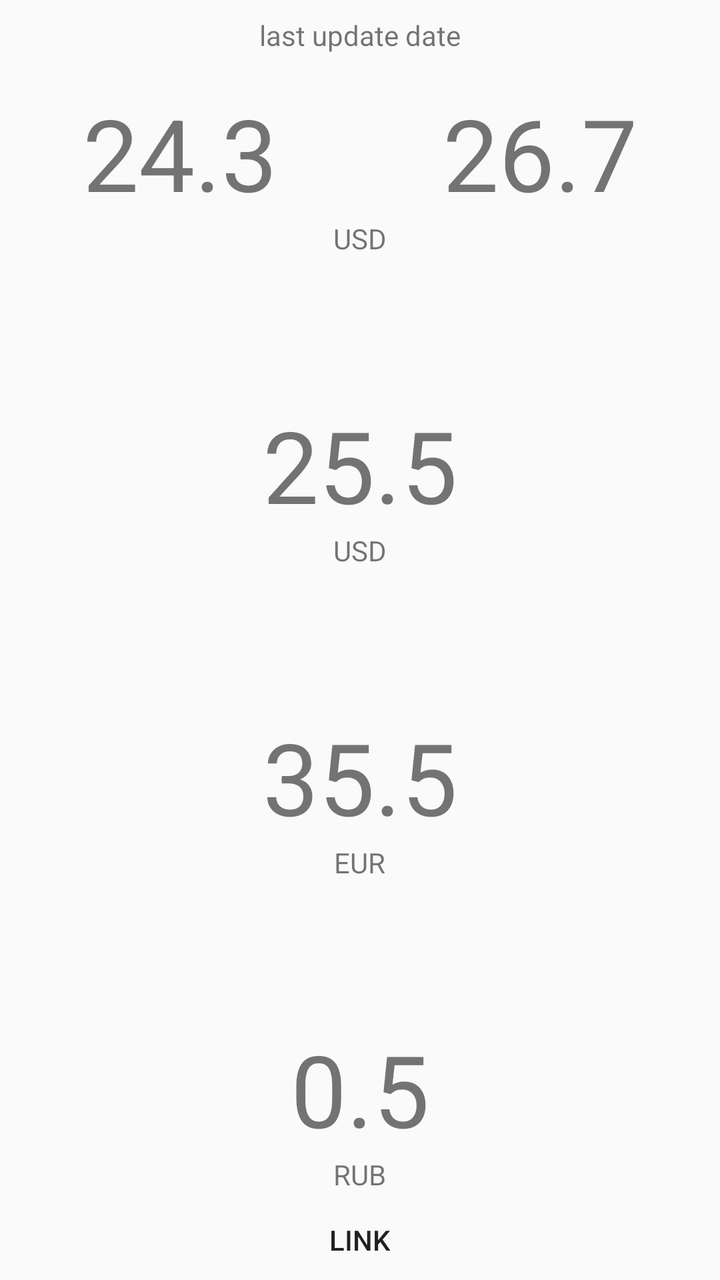
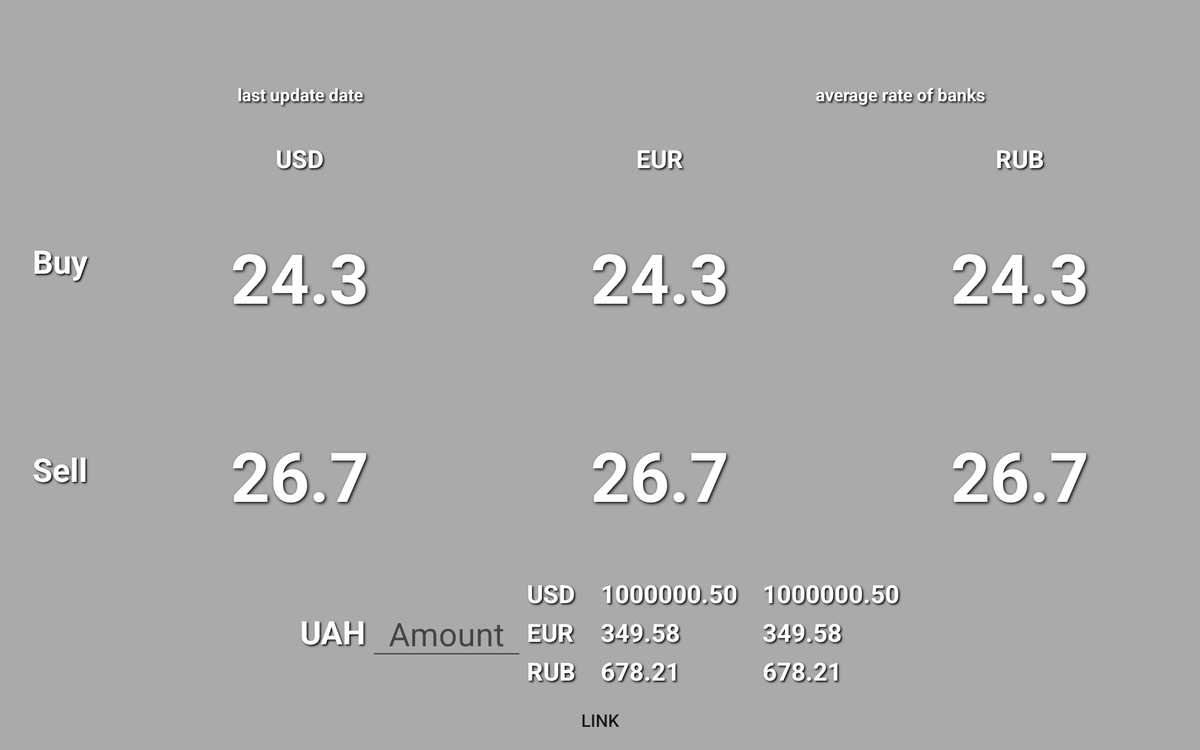

One screen, two layout resources from the same app: the default and the repository's alternative for another configuration. Each is rendered where Android would select it; the XML of both is given below.
<!-- AndroidManifest.xml: application theme AppTheme -->
<!-- res/layout/exchange_rate_fragment.xml -->
<?xml version="1.0" encoding="utf-8"?>
<FrameLayout xmlns:android="http://schemas.android.com/apk/res/android"
    xmlns:tools="http://schemas.android.com/tools"
    android:layout_width="match_parent"
    android:layout_height="match_parent">

    <TextView
        android:id="@+id/updated"
        android:layout_width="wrap_content"
        android:layout_height="wrap_content"
        android:paddingTop="8dp"
        android:layout_gravity="top|center_horizontal"
        tools:text="last update date" />

    <LinearLayout
        android:layout_width="match_parent"
        android:layout_height="match_parent"
        android:layout_marginBottom="8dp"
        android:layout_marginTop="8dp"
        android:orientation="vertical">

        <LinearLayout
            android:layout_width="match_parent"
            android:layout_height="0dp"
            android:layout_weight="1"
            android:gravity="center"
            android:orientation="vertical">

            <LinearLayout
                android:layout_width="match_parent"
                android:layout_height="wrap_content"
                android:orientation="horizontal">

                <TextView
                    android:id="@+id/usd_rate_buy"
                    android:layout_width="0dp"
                    android:layout_weight="1"
                    android:gravity="center_horizontal"
                    android:layout_height="wrap_content"
                    android:textSize="50sp"
                    tools:text="24.3" />

                <TextView
                    android:id="@+id/usd_rate_sell"
                    android:layout_width="0dp"
                    android:layout_weight="1"
                    android:layout_height="wrap_content"
                    android:gravity="center_horizontal"
                    android:textSize="50sp"
                    tools:text="26.7" />

                </LinearLayout>



            <TextView
                android:layout_width="wrap_content"
                android:layout_height="wrap_content"
                android:text="@string/usd" />

        </LinearLayout>

        <LinearLayout
            android:layout_width="match_parent"
            android:layout_height="0dp"
            android:layout_weight="1"
            android:gravity="center"
            android:orientation="vertical">

            <TextView
                android:id="@+id/usd_rate"
                android:layout_width="wrap_content"
                android:layout_height="wrap_content"
                android:textSize="50sp"
                tools:text="25.5" />

            <TextView
                android:layout_width="wrap_content"
                android:layout_height="wrap_content"
                android:text="@string/usd" />

        </LinearLayout>

        <LinearLayout
            android:layout_width="match_parent"
            android:layout_height="0dp"
            android:layout_weight="1"
            android:gravity="center"
            android:orientation="vertical">

            <TextView
                android:id="@+id/eur_rate"
                android:layout_width="wrap_content"
                android:layout_height="wrap_content"
                android:textSize="50sp"
                tools:text="35.5" />

            <TextView
                android:layout_width="wrap_content"
                android:layout_height="wrap_content"
                android:text="@string/eur" />

        </LinearLayout>

        <LinearLayout
            android:layout_width="match_parent"
            android:layout_height="0dp"
            android:layout_weight="1"
            android:gravity="center"
            android:orientation="vertical">

            <TextView
                android:id="@+id/rub_rate"
                android:layout_width="wrap_content"
                android:layout_height="wrap_content"
                android:textSize="50sp"
                tools:text="0.5" />

            <TextView
                android:layout_width="wrap_content"
                android:layout_height="wrap_content"
                android:text="@string/rub" />

        </LinearLayout>

    </LinearLayout>

    <Button
        android:id="@+id/link_for_resource"
        android:layout_width="wrap_content"
        android:layout_height="wrap_content"
        android:paddingTop="8dp"
        android:background="@android:color/transparent"
        android:layout_gravity="bottom|center_horizontal"
        tools:text="LINK" />

</FrameLayout>
<!-- resources referenced by this layout -->
<resources>
  <string name="eur" translatable="false">EUR</string>
  <string name="rub" translatable="false">RUB</string>
  <string name="usd" translatable="false">USD</string>
  <style name="AppTheme" parent="Theme.AppCompat.Light.DarkActionBar">
          <item name="android:windowActionBarOverlay">true</item>
          
          <item name="windowActionBarOverlay">true</item>
  
          <item name="android:actionBarStyle" tools:ignore="NewApi">@style/MyActionBar</item>
          <item name="actionBarStyle">@style/MyActionBar</item>
      </style>
  <style name="MyActionBar" parent="@style/Widget.AppCompat.Light.ActionBar.Solid.Inverse">
          <item name="android:background" tools:ignore="NewApi">@color/black_transparent</item>
          <item name="background">@color/black_transparent</item>
          <item name="colorPrimary">@color/black_transparent</item>
          <item name="colorPrimaryDark">@color/darker_black_transparent</item>
      </style>
  <color name="black_transparent">#78000000</color>
  <color name="darker_black_transparent">#a3000000</color>
</resources>
<!-- res/layout-sw600dp-land/exchange_rate_fragment.xml (the repository's variant of the layout above) -->
<!-- drawn on a 7-inch tablet turned sideways -->
<?xml version="1.0" encoding="utf-8"?>
<RelativeLayout xmlns:android="http://schemas.android.com/apk/res/android"
    xmlns:tools="http://schemas.android.com/tools"
    android:layout_width="match_parent"
    android:layout_height="match_parent"
    android:paddingTop="?attr/actionBarSize"
    tools:background="@android:color/darker_gray">

    <LinearLayout
        android:id="@+id/updated_description"
        android:layout_width="match_parent"
        android:layout_height="wrap_content"
        android:layout_alignParentTop="true"
        android:orientation="horizontal">

        <TextView
            android:id="@+id/updated"
            style="@style/TextView.Description"
            android:layout_width="0dp"
            android:layout_height="wrap_content"
            android:layout_weight="1"
            android:gravity="center_horizontal"
            tools:text="last update date" />

        <TextView
            android:id="@+id/description"
            style="@style/TextView.Description"
            android:layout_width="0dp"
            android:layout_height="wrap_content"
            android:layout_weight="1"
            android:gravity="center_horizontal"
            tools:text="average rate of banks" />

    </LinearLayout>

    <LinearLayout
        android:layout_width="match_parent"
        android:layout_height="match_parent"
        android:layout_above="@+id/converter"
        android:layout_below="@+id/updated_description"
        android:baselineAligned="false"
        android:orientation="horizontal">

        <LinearLayout
            android:id="@+id/buy_sell_titles"
            android:layout_width="wrap_content"
            android:layout_height="match_parent"
            android:orientation="vertical"
            android:paddingLeft="@dimen/land_buy_sell_left_right"
            android:paddingRight="@dimen/land_buy_sell_left_right"
            android:visibility="gone"
            tools:visibility="visible">

            <TextView
                style="@style/TextView.Description"
                android:layout_width="wrap_content"
                android:layout_height="wrap_content"
                android:paddingTop="@dimen/description_top"
                android:text="@string/buy"
                android:textSize="@dimen/buy_sell_title"
                android:visibility="invisible" />

            <TextView
                style="@style/TextView.Description"
                android:layout_width="wrap_content"
                android:layout_height="0dp"
                android:layout_weight="1"
                android:gravity="center_vertical"
                android:text="@string/buy"
                android:textSize="@dimen/buy_sell_title" />

            <TextView
                style="@style/TextView.Description"
                android:layout_width="wrap_content"
                android:layout_height="0dp"
                android:layout_weight="1"
                android:gravity="center_vertical"
                android:text="@string/sell"
                android:textSize="@dimen/buy_sell_title" />

        </LinearLayout>

        <LinearLayout
            android:layout_width="0dp"
            android:layout_height="match_parent"
            android:layout_weight="1"
            android:gravity="center"
            android:orientation="vertical"
            android:paddingTop="@dimen/description_top">

            <TextView
                android:id="@+id/usd_rate"
                style="@style/TextView.RateValue"
                android:layout_width="wrap_content"
                android:layout_height="wrap_content"
                android:textSize="@dimen/rate_numbers"
                tools:text="25.5"
                tools:visibility="gone" />

            <TextView
                style="@style/TextView.Description"
                android:layout_width="wrap_content"
                android:layout_height="wrap_content"
                android:text="@string/usd"
                android:textSize="@dimen/rate_title" />

            <LinearLayout
                android:id="@+id/buy_sell_usd"
                android:layout_width="wrap_content"
                android:layout_height="match_parent"
                android:orientation="vertical"
                android:visibility="gone"
                tools:visibility="visible">

                <TextView
                    android:id="@+id/usd_rate_buy"
                    style="@style/TextView.RateValue"
                    android:layout_width="wrap_content"
                    android:layout_height="0dp"
                    android:layout_weight="1"
                    android:gravity="center_vertical"
                    android:textSize="@dimen/rate_numbers"
                    tools:text="24.3" />

                <TextView
                    android:id="@+id/usd_rate_sell"
                    style="@style/TextView.RateValue"
                    android:layout_width="wrap_content"
                    android:layout_height="0dp"
                    android:layout_weight="1"
                    android:gravity="center_vertical"
                    android:textSize="@dimen/rate_numbers"
                    tools:text="26.7" />

            </LinearLayout>

        </LinearLayout>

        <LinearLayout
            android:layout_width="0dp"
            android:layout_height="match_parent"
            android:layout_weight="1"
            android:gravity="center"
            android:orientation="vertical"
            android:paddingTop="@dimen/description_top">

            <TextView
                android:id="@+id/eur_rate"
                style="@style/TextView.RateValue"
                android:layout_width="wrap_content"
                android:layout_height="wrap_content"
                android:textSize="@dimen/rate_numbers"
                tools:text="35.5"
                tools:visibility="gone" />

            <TextView
                style="@style/TextView.Description"
                android:layout_width="wrap_content"
                android:layout_height="wrap_content"
                android:text="@string/eur"
                android:textSize="@dimen/rate_title" />

            <LinearLayout
                android:id="@+id/buy_sell_eur"
                android:layout_width="wrap_content"
                android:layout_height="match_parent"
                android:orientation="vertical"
                android:visibility="gone"
                tools:visibility="visible">

                <TextView
                    android:id="@+id/eur_rate_buy"
                    style="@style/TextView.RateValue"
                    android:layout_width="wrap_content"
                    android:layout_height="0dp"
                    android:layout_weight="1"
                    android:gravity="center_vertical"
                    android:textSize="@dimen/rate_numbers"
                    tools:text="24.3" />

                <TextView
                    android:id="@+id/eur_rate_sell"
                    style="@style/TextView.RateValue"
                    android:layout_width="wrap_content"
                    android:layout_height="0dp"
                    android:layout_weight="1"
                    android:gravity="center_vertical"
                    android:textSize="@dimen/rate_numbers"
                    tools:text="26.7" />

            </LinearLayout>

        </LinearLayout>

        <LinearLayout
            android:layout_width="0dp"
            android:layout_height="match_parent"
            android:layout_weight="1"
            android:gravity="center"
            android:orientation="vertical"
            android:paddingTop="@dimen/description_top">

            <TextView
                android:id="@+id/rub_rate"
                style="@style/TextView.RateValue"
                android:layout_width="wrap_content"
                android:layout_height="wrap_content"
                android:textSize="@dimen/rate_numbers"
                tools:text="0.5"
                tools:visibility="gone" />

            <TextView
                style="@style/TextView.Description"
                android:layout_width="wrap_content"
                android:layout_height="wrap_content"
                android:text="@string/rub"
                android:textSize="@dimen/rate_title" />

            <LinearLayout
                android:id="@+id/buy_sell_rub"
                android:layout_width="wrap_content"
                android:layout_height="match_parent"
                android:orientation="vertical"
                android:visibility="gone"
                tools:visibility="visible">

                <TextView
                    android:id="@+id/rub_rate_buy"
                    style="@style/TextView.RateValue"
                    android:layout_width="wrap_content"
                    android:layout_height="0dp"
                    android:layout_weight="1"
                    android:gravity="center_vertical"
                    android:textSize="@dimen/rate_numbers"
                    tools:text="24.3" />

                <TextView
                    android:id="@+id/rub_rate_sell"
                    style="@style/TextView.RateValue"
                    android:layout_width="wrap_content"
                    android:layout_height="0dp"
                    android:layout_weight="1"
                    android:gravity="center_vertical"
                    android:textSize="@dimen/rate_numbers"
                    tools:text="26.7" />

            </LinearLayout>

        </LinearLayout>

    </LinearLayout>

    <LinearLayout
        android:id="@+id/converter"
        android:layout_width="match_parent"
        android:layout_height="wrap_content"
        android:layout_above="@+id/link_for_resource"
        android:gravity="center"
        android:visibility="invisible"
        android:orientation="horizontal"
        tools:visibility="visible">

        <TextView
            style="@style/TextView.Description"
            android:layout_width="wrap_content"
            android:layout_height="wrap_content"
            android:paddingLeft="16dp"
            android:paddingRight="16dp"
            android:text="@string/uah"
            android:textSize="@dimen/buy_sell_title" />

        <EditText
            android:id="@+id/converter_edit_text"
            android:layout_width="wrap_content"
            android:layout_height="wrap_content"
            android:hint="@string/amount"
            android:inputType="numberDecimal|numberSigned"
            android:maxWidth="240dp"
            android:minWidth="50dp"
            android:maxLength="14"
            android:paddingLeft="16dp"
            android:paddingRight="16dp"
            android:singleLine="true"
            android:textSize="@dimen/buy_sell_title" />

        <LinearLayout
            android:layout_width="wrap_content"
            android:layout_height="wrap_content"
            android:orientation="vertical">

            
            <TextView
                style="@style/TextView.Description"
                android:id="@+id/converter_placeholder"
                android:layout_width="wrap_content"
                android:layout_height="wrap_content"
                android:text="@string/usd"
                android:textSize="@dimen/rate_title"
                android:visibility="gone" />

            <TextView
                style="@style/TextView.Description"
                android:layout_width="wrap_content"
                android:layout_height="wrap_content"
                android:text="@string/usd"
                android:textSize="@dimen/rate_title" />

            <TextView
                style="@style/TextView.Description"
                android:layout_width="wrap_content"
                android:layout_height="wrap_content"
                android:text="@string/eur"
                android:textSize="@dimen/rate_title" />

            <TextView
                style="@style/TextView.Description"
                android:layout_width="wrap_content"
                android:layout_height="wrap_content"
                android:text="@string/rub"
                android:textSize="@dimen/rate_title" />

        </LinearLayout>

        <LinearLayout
            android:layout_width="wrap_content"
            android:layout_height="wrap_content"
            android:orientation="vertical"
            android:paddingLeft="16dp">

            <TextView
                style="@style/TextView.Description"
                android:id="@+id/converter_buy_title"
                android:layout_width="wrap_content"
                android:layout_height="wrap_content"
                android:gravity="start"
                android:text="@string/buy"
                android:textSize="@dimen/rate_title"
                android:visibility="gone"/>

            <TextView
                android:id="@+id/usd_result"
                style="@style/TextView.Description"
                android:layout_width="wrap_content"
                android:layout_height="wrap_content"
                android:textSize="@dimen/rate_title"
                tools:text="1000000.50" />

            <TextView
                android:id="@+id/eur_result"
                style="@style/TextView.Description"
                android:layout_width="wrap_content"
                android:layout_height="wrap_content"
                android:textSize="@dimen/rate_title"
                tools:text="349.58" />

            <TextView
                android:id="@+id/rub_result"
                style="@style/TextView.Description"
                android:layout_width="wrap_content"
                android:layout_height="wrap_content"
                android:textSize="@dimen/rate_title"
                tools:text="678.21" />

        </LinearLayout>

        <LinearLayout
            android:layout_width="wrap_content"
            android:layout_height="wrap_content"
            android:orientation="vertical"
            android:id="@+id/converter_sell_layout"
            android:paddingLeft="16dp">

            <TextView
                style="@style/TextView.Description"
                android:id="@+id/converter_sell_title"
                android:layout_width="wrap_content"
                android:layout_height="wrap_content"
                android:gravity="start"
                android:text="@string/sell"
                android:textSize="@dimen/rate_title"
                tools:visibility="gone"/>

            <TextView
                android:id="@+id/usd_result_sell"
                style="@style/TextView.Description"
                android:layout_width="wrap_content"
                android:layout_height="wrap_content"
                android:textSize="@dimen/rate_title"
                tools:text="1000000.50" />

            <TextView
                android:id="@+id/eur_result_sell"
                style="@style/TextView.Description"
                android:layout_width="wrap_content"
                android:layout_height="wrap_content"
                android:textSize="@dimen/rate_title"
                tools:text="349.58" />

            <TextView
                android:id="@+id/rub_result_sell"
                style="@style/TextView.Description"
                android:layout_width="wrap_content"
                android:layout_height="wrap_content"
                android:textSize="@dimen/rate_title"
                tools:text="678.21" />

        </LinearLayout>

    </LinearLayout>

    <Button
        android:id="@+id/link_for_resource"
        android:layout_width="wrap_content"
        android:layout_height="wrap_content"
        android:layout_alignParentBottom="true"
        android:layout_centerHorizontal="true"
        android:background="@android:color/transparent"
        tools:text="LINK" />

</RelativeLayout>
<!-- resources referenced by the variant -->
<!-- as a 7-inch tablet turned sideways resolves them -->
<resources>
  <!-- from res/values-sw600dp/ -->
  <dimen name="buy_sell_title">26sp</dimen>
  <!-- from res/values-sw600dp/ -->
  <dimen name="description_top">24dp</dimen>
  <!-- from res/values-sw600dp/ -->
  <dimen name="land_buy_sell_left_right">24dp</dimen>
  <!-- from res/values-sw600dp/ -->
  <dimen name="rate_numbers">55sp</dimen>
  <!-- from res/values-sw600dp/ -->
  <dimen name="rate_title">20sp</dimen>
  <string name="amount">Amount</string>
  <string name="buy">Buy</string>
  <string name="eur" translatable="false">EUR</string>
  <string name="rub" translatable="false">RUB</string>
  <string name="sell">Sell</string>
  <string name="uah" translatable="false">UAH</string>
  <string name="usd" translatable="false">USD</string>
  <style name="TextView.Description">
          <item name="android:padding">2dp</item>
          <item name="android:shadowRadius">2</item>
      </style>
  <style name="TextView.RateValue">
          <item name="android:padding">4dp</item>
      </style>
  <style name="AppTheme" parent="Theme.AppCompat.Light.DarkActionBar">
          <item name="android:windowActionBarOverlay">true</item>
          
          <item name="windowActionBarOverlay">true</item>
  
          <item name="android:actionBarStyle" tools:ignore="NewApi">@style/MyActionBar</item>
          <item name="actionBarStyle">@style/MyActionBar</item>
      </style>
  <style name="MyActionBar" parent="@style/Widget.AppCompat.Light.ActionBar.Solid.Inverse">
          <item name="android:background" tools:ignore="NewApi">@color/black_transparent</item>
          <item name="background">@color/black_transparent</item>
          <item name="colorPrimary">@color/black_transparent</item>
          <item name="colorPrimaryDark">@color/darker_black_transparent</item>
      </style>
  <color name="black_transparent">#78000000</color>
  <color name="darker_black_transparent">#a3000000</color>
</resources>
